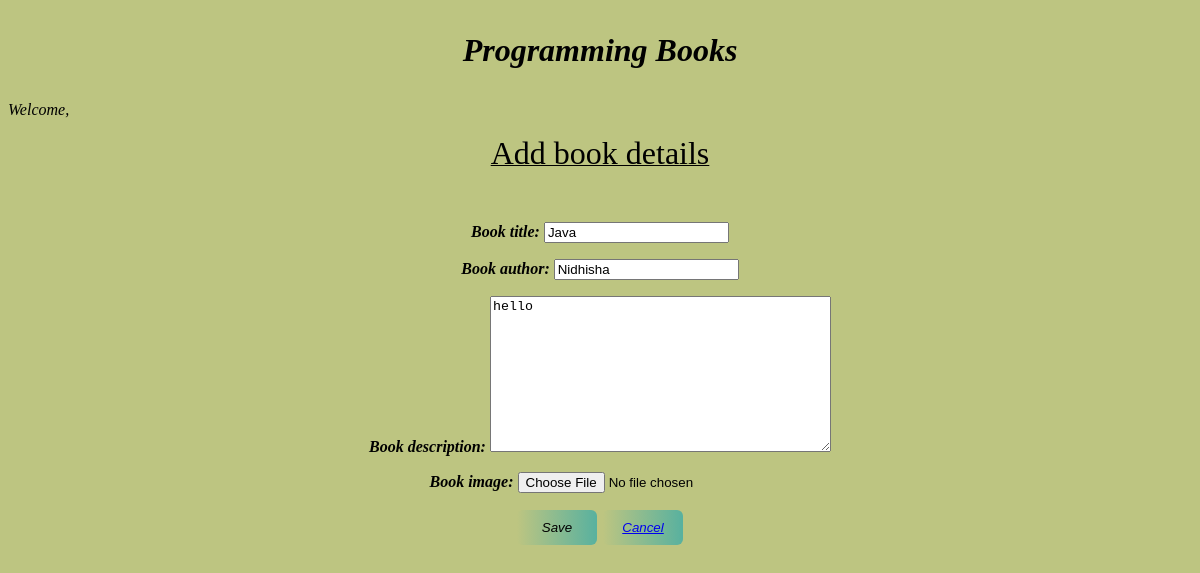
The app's page /edit/56/ with its own data.
### books/models.py (models this page shows, shortened)
class Book(models.Model):
	book_title = models.CharField(max_length=100)
	book_author = models.CharField(max_length=50)
	book_description=models.TextField(blank=True, null=True)
	book_image = models.ImageField(upload_to='images/', blank=False)

### books/views.py (the view)
# urls.py: path('edit/<int:id>/', edit_global_view),
def edit_global_view(request, id):
	obj=Book.objects.get(id=id)
	form=BookForm(request.POST or None, request.FILES or None, instance=obj)
	if form.is_valid():
		form.save()
		form=BookForm()
	context={
	'context_form': form
	}
	return render(request, 'create.html', context)

### books/forms.py
class BookForm(forms.ModelForm):
	class Meta:
		model = Book
		fields=[
		'book_title',
		'book_author',
		'book_description',
		'book_image'
		]

### templates/create.html (shortened to what this page needs)
{% extends 'basic.html' %}
{% block content %}
<!DOCTYPE html>
<html>
<head>
</head>
<body>
<p align="center"><u><font size="6"> Add book details</font></u></p><br/>
<form align="center" method="post" enctype="multipart/form-data" style = "font-family:georgia;font-style:italic;"> {% csrf_token %}
	<b>{{ context_form.as_p }}</b>
	<div class="container1">
	<input type="submit" button class="button" value = "Save">
	<button class="button"><a href="http://127.0.0.1:8000/">Cancel</a></button>
	</div>
</form>
</body>
</html>
{% endblock %}

### templates/create.html (style rules this page uses)
.button { border: none; font-family: "georgia",sans-serif; font-style:italic; border-radius: 6px; cursor: pointer; margin: 1px; padding: 10px; width: 80px; border-radius: 6px; color: Black; background-size: 200%; background-image: linear-gradient(to left, #BDC581, #58B19F, #BDC581); transition: 0.1s; overflow: hidden; }

### records on screen
Book: book_title "Java", book_author "Nidhisha", book_description "hello"
